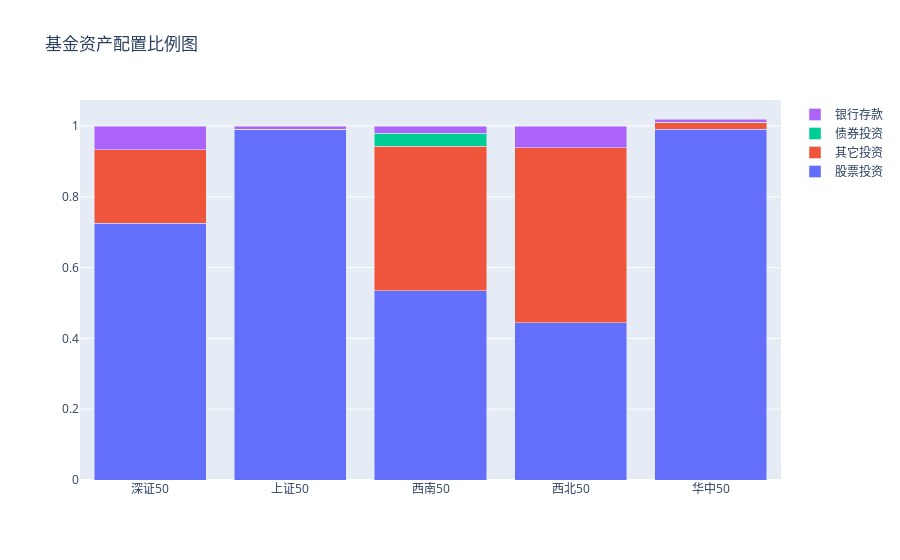

Here is the notebook cell this chart was saved with:
### Code cell
import plotly.offline as py
from plotly.graph_objs import Scatter, Layout
import plotly.graph_objs as go

py.init_notebook_mode(connected=True)

# Stacked Bar Chart
trace_1 = go.Bar(
    x = ['深证50', '上证50', '西南50', '西北50','华中50'],
    y = [0.7252, 0.9912, 0.5347, 0.4436, 0.9911],
    name = '股票投资'
)

trace_2 = go.Bar(
    x = ['深证50', '上证50', '西南50', '西北50','华中50'],
    y = [0.2072, 0, 0.4081, 0.4955, 0.02],
    name='其它投资'
)

trace_3 = go.Bar(
    x = ['深证50', '上证50', '西南50', '西北50','华中50'],
    y = [0, 0, 0.037, 0, 0],
    name='债券投资'
)

trace_4 = go.Bar(
    x = ['深证50', '上证50', '西南50', '西北50','华中50'],
    y = [0.0676, 0.0087, 0.0202, 0.0609, 0.0087],
    name='银行存款'
)

trace = [trace_1, trace_2, trace_3, trace_4]
layout = go.Layout(
    title = '基金资产配置比例图',
    barmode='stack'
)

figure = go.Figure(data = trace, layout = layout)
py.iplot(figure)

### Figure 1 — Plotly figure (JSON) as saved in the notebook; plotly's stock layout.template omitted (floating-point values rounded to 4 significant figures)
{"data": [{"name": "股票投资", "type": "bar", "x": ["深证50", "上证50", "西南50", "西北50", "华中50"], "y": [0.7252, 0.9912, 0.5347, 0.4436, 0.9911]}, {"name": "其它投资", "type": "bar", "x": ["深证50", "上证50", "西南50", "西北50", "华中50"], "y": [0.2072, 0, 0.4081, 0.4955, 0.02]}, {"name": "债券投资", "type": "bar", "x": ["深证50", "上证50", "西南50", "西北50", "华中50"], "y": [0, 0, 0.037, 0, 0]}, {"name": "银行存款", "type": "bar", "x": ["深证50", "上证50", "西南50", "西北50", "华中50"], "y": [0.0676, 0.0087, 0.0202, 0.0609, 0.0087]}], "layout": {"barmode": "stack", "title": {"text": "基金资产配置比例图"}}}
